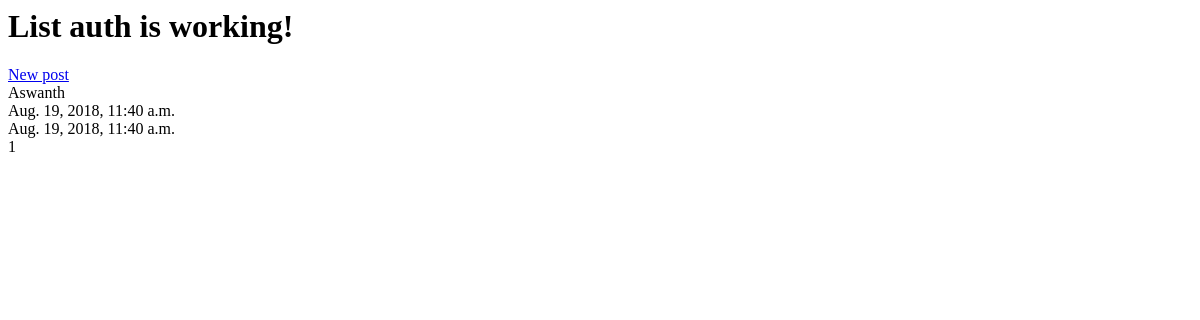
The app's page /posts/, older data.
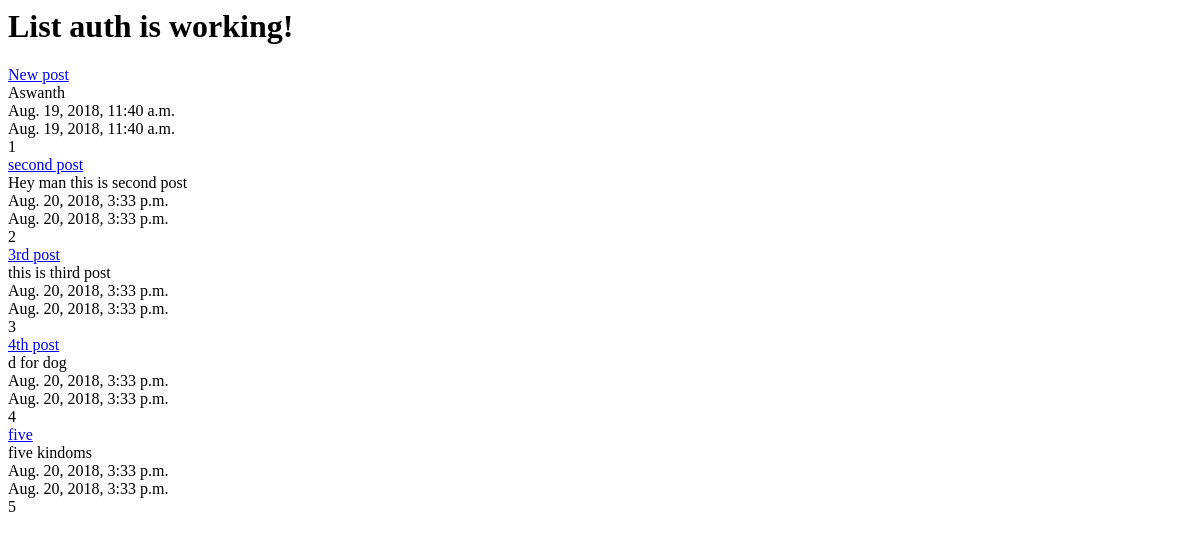
The same page, newer data.
### posts/models.py (models this page shows, shortened)
class Post(models.Model):
	title = models.CharField(max_length=120)
	content = models.TextField()
	updated = models.DateTimeField(auto_now=True, auto_now_add=False)
	timestamp = models.DateTimeField(auto_now=False, auto_now_add=True)
	def get_absolute_url(self):
		return reverse("detail", kwargs={"id": self.id})

### posts/views.py (the view)
def post_list(request):
	queryset = Post.objects.all() # reads data from database
	context = {
		"title" : "List auth",
		"objectset" : queryset
	}
	return render(request, "index.html", context)

### templates/index.html
<html>
	<body>
		<h1> {{ title }} is working! </h1>
		{% for obj in objectset %}
			<a href='{{ obj.get_absolute_url }}'>{{ obj.title }}</a></br>
			{{ obj.content }}</br>
			{{ obj.timestamp }}</br>
			{{ obj.updated }}</br>
			{{ obj.id }}</br>
		{% endfor %}
	</body>
</html>

Row changes from the older to the newer data that the page shows:
added Post: title "second post", content "Hey man this is second post", timestamp "Aug. 20, 2018, 3:33 p.m.", updated "Aug. 20, 2018, 3:33 p.m.", id "2"
added Post: title "3rd post", content "this is third post", timestamp "Aug. 20, 2018, 3:33 p.m.", updated "Aug. 20, 2018, 3:33 p.m.", id "3"
added Post: title "4th post", content "d for dog", timestamp "Aug. 20, 2018, 3:33 p.m.", updated "Aug. 20, 2018, 3:33 p.m.", id "4"
added Post: title "five", content "five kindoms", timestamp "Aug. 20, 2018, 3:33 p.m.", updated "Aug. 20, 2018, 3:33 p.m.", id "5"
